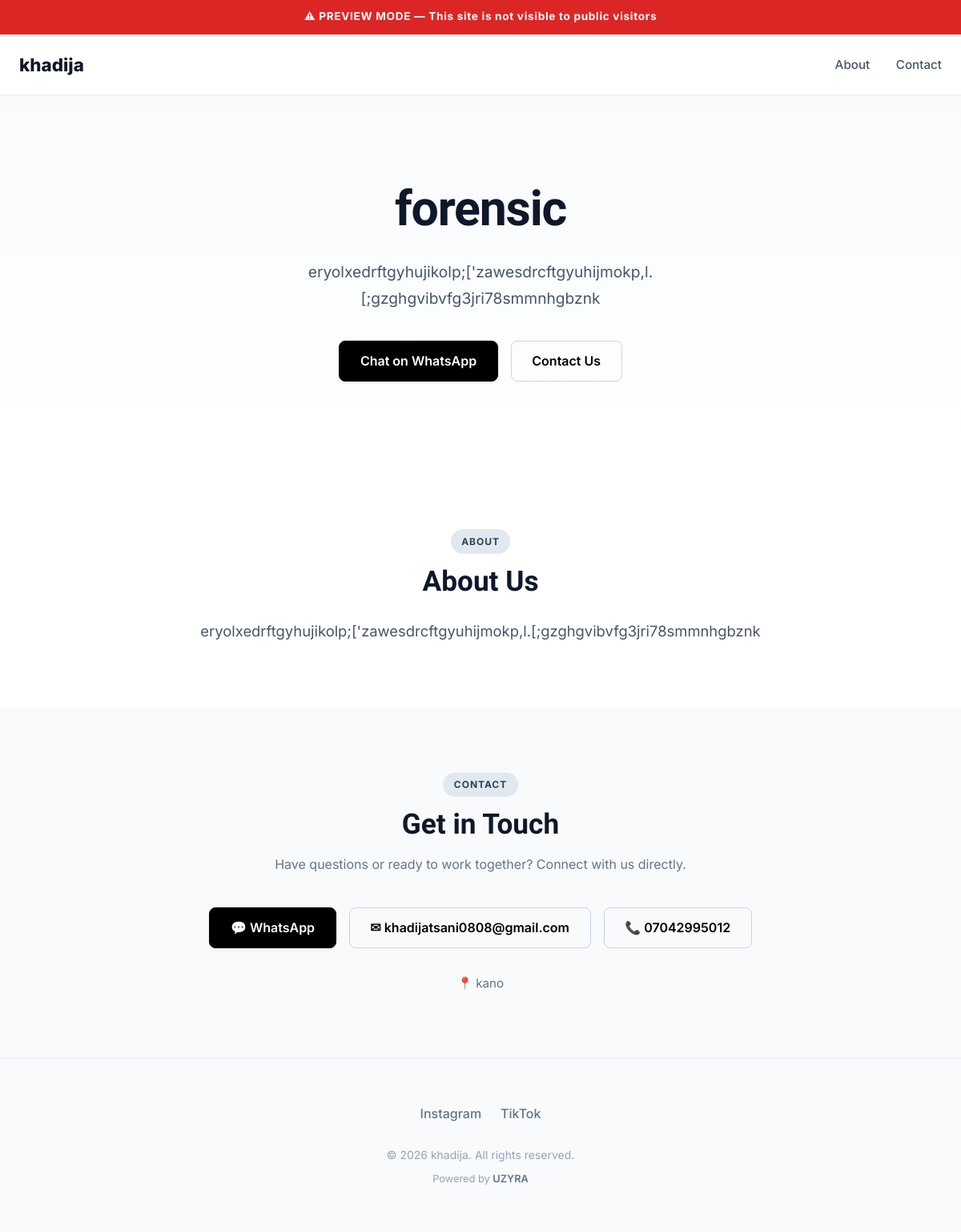
Screenshot of /site/preview/khadija/ (signed in) with the database file from the repository.
### apps/websites/models.py (models this page shows, shortened)
class Website(models.Model):
    TYPE_PERSONAL = 'personal'
    TYPE_BUSINESS = 'business'
    TYPE_CHOICES = (
        (TYPE_PERSONAL, 'Personal Brand Website'),
        (TYPE_BUSINESS, 'Corporate Business Website'),
    )
    TEMPLATE_CHOICES = (
        ('modern_business', 'Template 01 — Modern Business & Services'),
        ('luxury_atelier', 'Template 02 — Luxury Brand & Atelier'),
        ('creator_portfolio', 'Template 03 — Creator & Professional Portfolio'),
        ('retail_showcase', 'Template 04 — Retail & Product Showcase'),
    )
    STATUS_DRAFT = 'draft'
    STATUS_PUBLISHED = 'published'
    STATUS_UNPUBLISHED = 'unpublished'
    STATUS_MAINTENANCE = 'maintenance'
    STATUS_CHOICES = (
        (STATUS_DRAFT, 'Draft / Designing'),
        (STATUS_PUBLISHED, 'Published & Live'),
        (STATUS_UNPUBLISHED, 'Unpublished'),
        (STATUS_MAINTENANCE, 'Maintenance Mode'),
    )
    user = models.ForeignKey(settings.AUTH_USER_MODEL, on_delete=models.CASCADE, related_name='websites')
    order = models.ForeignKey(Order, on_delete=models.SET_NULL, null=True, blank=True, related_name='websites')
    website_type = models.CharField(max_length=30, choices=TYPE_CHOICES, default=TYPE_BUSINESS)
    template_choice = models.CharField(max_length=50, choices=TEMPLATE_CHOICES, default='modern_business')
    title = models.CharField(max_length=150)
    slug = models.SlugField(max_length=150, unique=True, blank=True, null=True)
    domain = models.CharField(max_length=150, blank=True, help_text="e.g. www.ahmedphones.com or ahmed.ulva.io")
    live_url = models.URLField(blank=True, help_text="Full external live link")
    status = models.CharField(max_length=30, choices=STATUS_CHOICES, default=STATUS_DRAFT, db_index=True)
    show_hero = models.BooleanField(default=True)
    show_about = models.BooleanField(default=True)
    show_services = models.BooleanField(default=True)
    show_products = models.BooleanField(default=True)
    show_gallery = models.BooleanField(default=False)
    show_social = models.BooleanField(default=True)
    show_contact = models.BooleanField(default=True)
    show_footer = models.BooleanField(default=True)
    primary_color = models.CharField(max_length=20, default="#000000")
    secondary_color = models.CharField(max_length=20, default="#ffffff")
    button_style = models.CharField(max_length=20, choices=[('solid', 'Solid'), ('outline', 'Outline'), ('rounded', 'Rounded')], default='solid')
    headline = models.CharField(max_length=150, blank=True, default='', help_text="Hero main headline (defaults to business/profile name if blank)")
    tagline = models.TextField(blank=True, default='', help_text="Hero description / subtitle (defaults to bio if blank)")
    cta_button_text = models.CharField(max_length=50, blank=True, default='Chat on WhatsApp', help_text="Primary hero button label")
    cta_button_url = models.CharField(max_length=255, blank=True, default='', help_text="Optional custom URL for primary hero button")
    secondary_cta_text = models.CharField(max_length=50, blank=True, default='Contact Us', help_text="Secondary hero button label")
    secondary_cta_url = models.CharField(max_length=255, blank=True, default='', help_text="Optional custom URL for secondary button")
    about_heading = models.CharField(max_length=100, blank=True, default='About Us')
    about_text = models.TextField(blank=True, default='', help_text="Custom story / description for About section")
    contact_email = models.EmailField(blank=True, default='', help_text="Public inquiry email (defaults to profile email if blank)")
    contact_phone = models.CharField(max_length=50, blank=True, default='', help_text="Public phone number (defaults to profile phone if blank)")
    contact_whatsapp = models.CharField(max_length=50, blank=True, default='', help_text="WhatsApp orders / chat number with country code")
    contact_address = models.TextField(blank=True, default='', help_text="Physical location or business address")
    created_at = models.DateTimeField(auto_now_add=True)
    updated_at = models.DateTimeField(auto_now=True)
    @property
    def clean_whatsapp(self):
        number = self.contact_whatsapp
        if not number and hasattr(self.user, 'profile') and self.user.profile:
            number = self.user.profile.whatsapp
        if not number:
            return ""
        return "".join([c for c in number if c.isdigit()])
    @property
    def clean_phone(self):
        number = self.contact_phone
        if not number and hasattr(self.user, 'profile') and self.user.profile:
            number = self.user.profile.phone
        if not number:
            return ""
        return "".join([c for c in number if c.isdigit() or c == '+'])
    class Meta:
        ordering = ['-created_at']

### apps/profiles/models.py (models this page shows, shortened)
class Profile(models.Model):
    PROFILE_TYPES = (
        ('personal', 'Personal Identity'),
        ('business', 'Business Profile'),
    )
    THEME_CHOICES = (
        ('graphite',  'UZYRA Default'),
        ('midnight',  'Midnight'),
        ('ocean',     'Ocean'),
        ('violet',    'Violet'),
        ('emerald',   'Emerald'),
        ('rose',      'Rose'),
        ('arctic',    'Arctic'),
        ('sand',      'Sand'),
        ('executive', 'Executive'),
        ('navy',      'Navy'),
        ('emerald_business', 'Emerald Business'),
        ('royal',     'Royal'),
        ('burgundy',  'Burgundy'),
        ('luxury',    'Luxury'),
        ('platinum',  'Platinum'),
    )
    LAYOUT_CHOICES = (
        ('classic',     'Classic'),
        ('centered',    'Centered'),
        ('minimal_layout', 'Minimal'),
        ('social',      'Social'),
        ('card',        'Card'),
        ('executive_layout', 'Executive'),
        ('brand_header', 'Brand Header'),
        ('business_card', 'Business Card'),
        ('business_catalog', 'Business Catalog'),
    )
    user = models.OneToOneField(
        settings.AUTH_USER_MODEL,
        on_delete=models.CASCADE,
        related_name='profile'
    )
    slug = models.SlugField(max_length=100, unique=True, db_index=True)
    profile_type = models.CharField(max_length=20, choices=PROFILE_TYPES, default='personal')
    full_name = models.CharField(max_length=150)
    title = models.CharField(max_length=150, blank=True, help_text="e.g. Founder & Creative Director")
    bio = models.TextField(blank=True, help_text="Brief professional bio or business pitch")
    profile_image = models.ImageField(upload_to='profiles/avatars/', blank=True, null=True)
    cover_image = models.ImageField(upload_to='profiles/covers/', blank=True, null=True)
    business_name = models.CharField(max_length=150, blank=True)
    business_description = models.TextField(blank=True)
    business_logo = models.ImageField(upload_to='profiles/logos/', blank=True, null=True)
    business_category = models.CharField(max_length=100, blank=True, help_text="e.g. Technology, Real Estate, Fashion")
    phone = models.CharField(max_length=50, blank=True)
    whatsapp = models.CharField(max_length=50, blank=True, help_text="WhatsApp phone number with country code")
    email = models.EmailField(blank=True)
    website_url = models.URLField(blank=True)
    location = models.CharField(max_length=150, blank=True, help_text="e.g. Lagos, Nigeria")
    address = models.TextField(blank=True)
    theme = models.CharField(max_length=25, choices=THEME_CHOICES, default='graphite')
    profile_layout = models.CharField(max_length=25, choices=LAYOUT_CHOICES, default='classic')
    is_search_indexed = models.BooleanField(default=True, help_text="Allow search engines to index profile")
    created_at = models.DateTimeField(auto_now_add=True)
    updated_at = models.DateTimeField(auto_now=True)
    class Meta:
        ordering = ['-created_at']
    @property
    def clean_whatsapp(self):
        if not self.whatsapp:
            return ""
        digits = "".join([c for c in self.whatsapp if c.isdigit()])
        return digits
    @property
    def clean_phone(self):
        if not self.phone:
            return ""
        return self.phone.replace(" ", "").replace("-", "")

class SocialLink(models.Model):
    PLATFORM_CHOICES = (
        ('instagram', 'Instagram'),
        ('linkedin', 'LinkedIn'),
        ('x_twitter', 'X (Twitter)'),
        ('tiktok', 'TikTok'),
        ('facebook', 'Facebook'),
        ('youtube', 'YouTube'),
        ('github', 'GitHub'),
        ('whatsapp', 'WhatsApp Channel'),
        ('telegram', 'Telegram'),
        ('behance', 'Behance'),
        ('dribbble', 'Dribbble'),
        ('other', 'Other'),
    )
    profile = models.ForeignKey(Profile, on_delete=models.CASCADE, related_name='social_links')
    platform = models.CharField(max_length=30, choices=PLATFORM_CHOICES)
    url = models.CharField(max_length=300)
    display_label = models.CharField(max_length=100, blank=True)
    is_active = models.BooleanField(default=True)
    order = models.PositiveIntegerField(default=0)
    class Meta:
        ordering = ['order', 'id']

### apps/websites/views.py (the view)
# urls.py: path('preview/<slug:slug>/', web_views.preview_website_view, name='preview_website'),
@login_required
def preview_website_view(request, slug):
    website = get_object_or_404(Website, slug=slug, user=request.user)
    profile = website.user.profile
    template_choice = website.template_choice if website.template_choice in VALID_TEMPLATES else 'modern_business'
    return render(request, f'websites/templates/{template_choice}.html', {
        'website': website,
        'profile': profile,
        'services': website.services.filter(is_active=True).order_by('display_order', 'id'),
        'products': website.products.filter(is_active=True).order_by('display_order', 'id'),
        'social_links': profile.social_links.filter(is_active=True),
        'is_preview': True,
    })

### apps/core/context_processors.py (called while the page is built)
def brand_context(request):
    user_profile = None
    if request.user.is_authenticated:
        user_profile = getattr(request.user, 'profile', None)
    return {
        'BRAND_NAME': getattr(settings, 'BRAND_NAME', 'ULVA'),
        'BRAND_TAGLINE': getattr(settings, 'BRAND_TAGLINE', 'The Smart Identity & Digital Business Platform'),
        'BRAND_SUPPORT_EMAIL': getattr(settings, 'BRAND_SUPPORT_EMAIL', 'support@ulva.io'),
        'BRAND_SUPPORT_PHONE': getattr(settings, 'BRAND_SUPPORT_PHONE', '+234 800 000 0000'),
        'PAYSTACK_PUBLIC_KEY': getattr(settings, 'PAYSTACK_PUBLIC_KEY', ''),
        'user_profile': user_profile,
    }

### templates/websites/templates/modern_business.html (shortened to what this page needs)
{% load static %}
<!DOCTYPE html>
<html lang="en">
<head>
</head>
<body>
{% if is_preview %}
<div style="background: #dc2626; color: white; text-align: center; padding: 0.65rem; font-weight: bold; font-size: 0.85rem; position: sticky; top: 0; z-index: 9999; letter-spacing: 0.05em;">
  ⚠ PREVIEW MODE &mdash; This site is not visible to public visitors
</div>
{% endif %}
<header class="site-header">
  <div class="container d-flex justify-between items-center">
    <div style="font-size: 1.4rem; font-weight: 800; color: #0f172a; display: flex; align-items: center; gap: 0.75rem;">
      <span>{{ website.title }}</span>
    </div>
    <nav>
      {% if website.show_about %}<a href="#about">About</a>{% endif %}
      {% if website.show_contact %}<a href="#contact">Contact</a>{% endif %}
    </nav>
  </div>
</header>
{% if website.show_hero %}
<section class="site-hero">
  <div class="container-narrow">
    <h1>{{ website.headline|default:profile.title|default:profile.business_name|default:website.title }}</h1>
    <p class="lead" style="margin-bottom: 2.25rem;">{{ website.tagline|default:profile.bio|default:profile.business_description }}</p>
    <div style="display: flex; gap: 1rem; justify-content: center; flex-wrap: wrap;">
      {% if website.cta_button_url %}
        <a href="{{ website.cta_button_url }}" class="site-btn-primary">{{ website.cta_button_text|default:'Learn More' }}</a>
      {% elif website.clean_whatsapp %}
        <a href="https://wa.me/{{ website.clean_whatsapp }}?text=Hello%20{{ website.title|urlencode }},%20I%20would%20like%20to%20connect." class="site-btn-primary" target="_blank">{{ website.cta_button_text|default:'Chat on WhatsApp' }}</a>
      {% elif profile.clean_whatsapp %}
        <a href="https://wa.me/{{ profile.clean_whatsapp }}" class="site-btn-primary" target="_blank">{{ website.cta_button_text|default:'Chat on WhatsApp' }}</a>
      {% endif %}
      {% if website.show_contact %}
        {% if website.secondary_cta_url %}
          <a href="{{ website.secondary_cta_url }}" class="site-btn-secondary">{{ website.secondary_cta_text|default:'Contact Us' }}</a>
        {% else %}
          <a href="#contact" class="site-btn-secondary">{{ website.secondary_cta_text|default:'Contact Us' }}</a>
        {% endif %}
      {% endif %}
    </div>
  </div>
</section>
{% endif %}
{% if website.show_about %}
{% with about_body=website.about_text|default:profile.business_description|default:profile.bio %}
{% if about_body %}
<section id="about" class="site-section">
  <div class="container-narrow text-center">
    <span class="section-tag">About</span>
    <h2 style="font-size: 2.2rem; margin-bottom: 1.5rem;">{{ website.about_heading|default:'About Us' }}</h2>
    <p style="font-size: 1.15rem; line-height: 1.8; color: #475569;">{{ about_body }}</p>
  </div>
</section>
{% endif %}
{% endwith %}
{% endif %}
{% if website.show_contact %}
<section id="contact" class="site-section" style="background: #f8fafc;">
  <div class="container-narrow text-center">
    <span class="section-tag">Contact</span>
    <h2 style="font-size: 2.2rem; margin-bottom: 1rem;">Get in Touch</h2>
    <p style="color: #64748b; margin-bottom: 2.5rem;">Have questions or ready to work together? Connect with us directly.</p>
    <div style="display: flex; flex-wrap: wrap; gap: 1rem; justify-content: center;">
      {% if website.clean_whatsapp or profile.clean_whatsapp %}
        <a href="https://wa.me/{{ website.clean_whatsapp|default:profile.clean_whatsapp }}" class="site-btn-primary" target="_blank">💬 WhatsApp</a>
      {% endif %}
      {% if website.contact_email or profile.email %}
        <a href="mailto:{{ website.contact_email|default:profile.email }}" class="site-btn-secondary">✉ {{ website.contact_email|default:profile.email }}</a>
      {% endif %}
      {% if website.clean_phone or profile.clean_phone %}
        <a href="tel:{{ website.clean_phone|default:profile.clean_phone }}" class="site-btn-secondary">📞 {{ website.contact_phone|default:profile.phone }}</a>
      {% endif %}
    </div>
    {% if website.contact_address or profile.address %}
      <div style="margin-top: 2rem; color: #64748b; font-size: 0.95rem;">
        📍 {{ website.contact_address|default:profile.address }}
      </div>
    {% endif %}
  </div>
</section>
{% endif %}
{% if website.show_footer %}
<footer class="site-footer">
  <div class="container-narrow">
    {% if website.show_social and social_links %}
      <div style="display: flex; gap: 1.5rem; justify-content: center; margin-bottom: 1.75rem; flex-wrap: wrap;">
        {% for link in social_links %}
          <a href="{{ link.url }}" target="_blank" rel="noopener noreferrer" style="color: #64748b; font-weight: 500;">{{ link.get_platform_display }}</a>
        {% endfor %}
      </div>
    {% endif %}
    <div style="color: #94a3b8; font-size: 0.875rem;">
      <p>&copy; {% now "Y" %} {{ website.title }}. All rights reserved.</p>
      <p style="margin-top: 0.5rem; font-size: 0.8rem;">Powered by <a href="https://uzyra.com" style="color: #64748b; font-weight: 600;">UZYRA</a></p>
    </div>
  </div>
</footer>
{% endif %}
</body>
</html>

### rows the page displays
Website: title "khadija", headline "forensic", tagline "eryolxedrftgyhujikolp;['zawesdrcftgyuhijmokp,l.[;gzghgvibvfg3jri78smmnhgbznk", cta_button_text "Chat on WhatsApp", secondary_cta_text "Contact Us", about_heading "About Us", contact_email "khadijatsani0808@gmail.com", contact_phone "07042995012", contact_address "kano"
Profile: bio "eryolxedrftgyhujikolp;['zawesdrcftgyuhijmokp,l.[;gzghgvibvfg3jri78smmnhgbznk"
SocialLink: platform "Instagram"
SocialLink: platform "TikTok"
